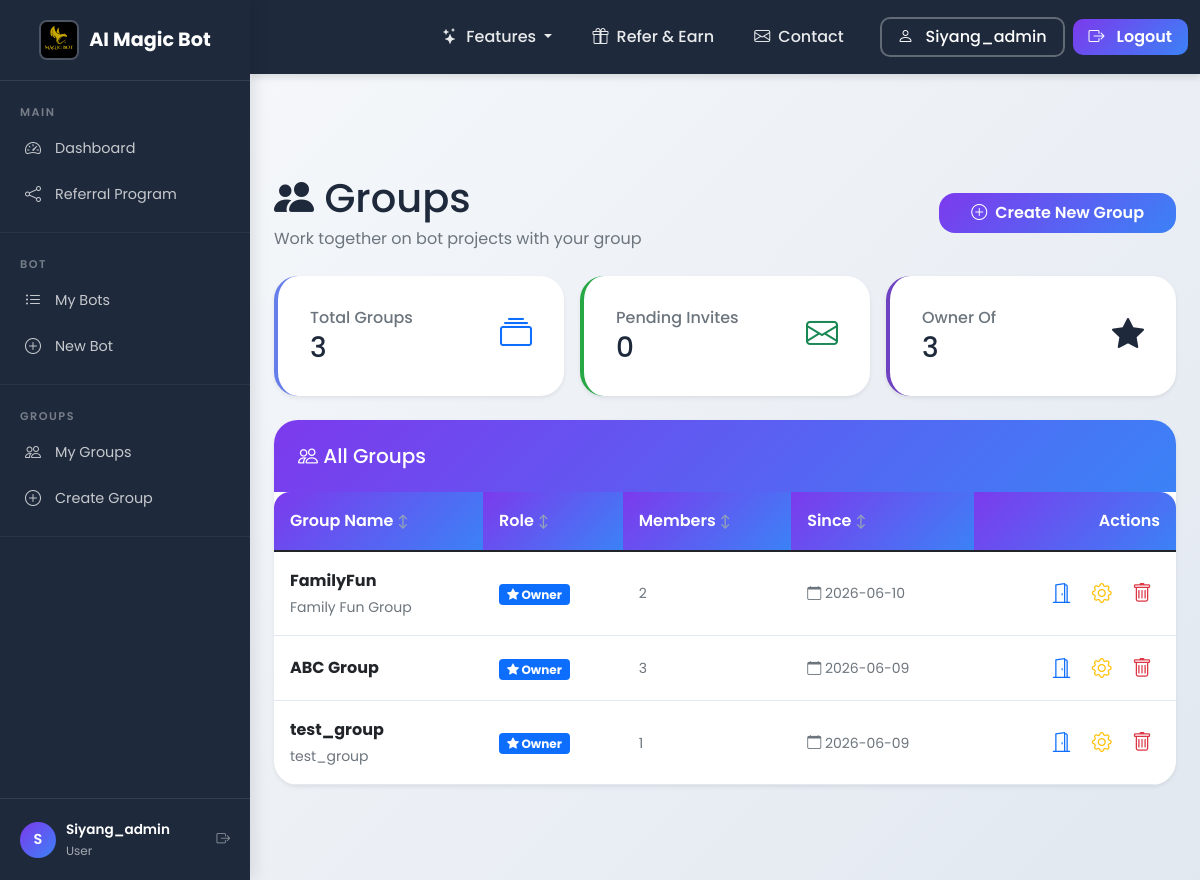
The app's page /groups (signed in) with its own data.
### tables this page shows
CREATE TABLE group_members (
            id INTEGER PRIMARY KEY AUTOINCREMENT,
            group_id INTEGER NOT NULL REFERENCES groups(id) ON DELETE CASCADE,
            user_id INTEGER NOT NULL REFERENCES users(id) ON DELETE CASCADE,
            role TEXT NOT NULL DEFAULT 'member',
            joined_at TIMESTAMP DEFAULT CURRENT_TIMESTAMP,
            invited_by INTEGER REFERENCES users(id) ON DELETE SET NULL,
            status TEXT DEFAULT 'active',
            permissions TEXT DEFAULT '{}',
            UNIQUE(group_id, user_id)
        );

CREATE TABLE groups (
            id INTEGER PRIMARY KEY AUTOINCREMENT,
            name TEXT NOT NULL,
            description TEXT,
            created_by INTEGER NOT NULL REFERENCES users(id) ON DELETE CASCADE,
            created_at TIMESTAMP DEFAULT CURRENT_TIMESTAMP,
            updated_at TIMESTAMP DEFAULT CURRENT_TIMESTAMP,
            is_active BOOLEAN DEFAULT TRUE,
            settings TEXT DEFAULT '{}'
        , group_chat_id TEXT DEFAULT NULL);

### group_collaboration_ui.py (the view)
    @app.route("/groups")
    @login_required
    def groups():
        user_id = session["user_id"]
        conn = get_db_connection()
        user_groups = get_user_groups(user_id)
        invitations = conn.execute("""
            SELECT ti.*, t.name as group_name, u.username as inviter_name
            FROM group_invitations ti
            JOIN groups t ON ti.group_id = t.id
            JOIN users u ON ti.invited_by = u.id
            WHERE ti.email = (
                SELECT email FROM users WHERE id = ?
            ) AND ti.status = 'pending' AND ti.expires_at > CURRENT_TIMESTAMP
        """, (user_id,)).fetchall()
        conn.close()
        return render_template("groups.html",
                             groups=user_groups,
                             invitations=invitations,
                             active_page='groups',
                             username=session.get("username"))

### app_complete_with_groups.py (called while the page is built)
@app.context_processor
def inject_random_background():
    import random
    background_images = [
        '/static/AI_IMG1.jpeg',
        '/static/AI_IMG_2.jpeg',
        '/static/AI_IMG_3.jpeg',
        '/static/AI_IMG_4.jpeg'
    ]
    random_bg = random.choice(background_images)
    return {
        'random_background': random_bg,
        'all_backgrounds': background_images,
        'is_admin': session.get('role') == 'admin'
    }

    def __call__(self, environ, start_response):
        environ['wsgi.url_scheme'] = 'https'
        return super().__call__(environ, start_response)

### db.py (called while the page is built)
def _sqlite_conn():
    import sqlite3
    db_path = Path(__file__).parent / "users.db"
    conn = sqlite3.connect(str(db_path), timeout=10)
    conn.row_factory = sqlite3.Row
    conn.execute("PRAGMA journal_mode=WAL")
    conn.execute("PRAGMA busy_timeout = 5000")
    conn.execute("PRAGMA synchronous = NORMAL")
    conn.execute("PRAGMA foreign_keys = ON")
    return conn

def get_conn():
    if USE_PG:
        return _pg_conn()
    return _sqlite_conn()

### group_collaboration_ui.py (called while the page is built)
def get_db_connection():
    return get_conn()

def get_user_groups(user_id):
    conn = get_db_connection()
    groups = conn.execute("""
        SELECT t.*, tm.role, tm.joined_at,
               (SELECT COUNT(*) FROM group_members WHERE group_id = t.id AND status = 'active') as member_count
        FROM groups t
        JOIN group_members tm ON t.id = tm.group_id
        WHERE tm.user_id = ? AND tm.status = 'active' AND t.is_active = TRUE
        ORDER BY t.created_at DESC
    """, (user_id,)).fetchall()
    conn.close()
    return groups

def login_required(f):
    @wraps(f)
    def decorated_function(*args, **kwargs):
        if "user_id" not in session:
            flash("Please log in to access this page.", "error")
            return redirect(url_for("signin_local"))
        return f(*args, **kwargs)
    return decorated_function

### templates/groups.html (shortened to what this page needs)
<!DOCTYPE html>
<html lang="en">
<head>
    <link href="https://cdn.jsdelivr.net/npm/bootstrap@5.1.3/dist/css/bootstrap.min.css" rel="stylesheet">
    <link rel="stylesheet" href="{{ url_for('static', filename='css/shared.css') }}">
    <link rel="stylesheet" href="https://cdn.jsdelivr.net/npm/bootstrap-icons@1.8.1/font/bootstrap-icons.css">
</head>
<body class="sidebar-layout">
    {% with active_page='groups' %}
    {% include '_sidebar.html' %}
<div class="sidebar-content">
    {% endwith %}
    <div class="container-fluid px-4 mt-4">
        <div class="d-flex justify-content-between align-items-center mb-4">
            <div>
                <h1 class="mb-1"><i class="bi bi-people-fill"></i> Groups</h1>
                <p class="text-muted mb-0">Work together on bot projects with your group</p>
            </div>
            <div>
                <a href="/groups/create" class="btn btn-primary">
                    <i class="bi bi-plus-circle"></i> Create New Group
                </a>
            </div>
        </div>
        <div class="row mb-4 g-3">
            <div class="col-md-4">
                <div class="card stats-card h-100 shadow-sm">
                    <div class="card-body">
                        <div class="d-flex justify-content-between">
                            <div>
                                <h6 class="text-muted mb-1">Total Groups</h6>
                                <h3 class="mb-0">{{ groups|length }}</h3>
                            </div>
                            <div class="text-primary"><i class="bi bi-collection fs-2"></i></div>
                        </div>
                    </div>
                </div>
            </div>
            <div class="col-md-4">
                <div class="card stats-card h-100 shadow-sm" style="border-left-color: #28a745;">
                    <div class="card-body">
                        <div class="d-flex justify-content-between">
                            <div>
                                <h6 class="text-muted mb-1">Pending Invites</h6>
                                <h3 class="mb-0">{{ invitations|length }}</h3>
                            </div>
                            <div class="text-success"><i class="bi bi-envelope fs-2"></i></div>
                        </div>
                    </div>
                </div>
            </div>
            <div class="col-md-4">
                <div class="card stats-card h-100 shadow-sm" style="border-left-color: #6f42c1;">
                    <div class="card-body">
                        <div class="d-flex justify-content-between">
                            <div>
                                <h6 class="text-muted mb-1">Owner Of</h6>
                                <h3 class="mb-0">{{ groups|selectattr('role','equalto','owner')|list|length }}</h3>
                            </div>
                            <div class="text-purple"><i class="bi bi-star-fill fs-2"></i></div>
                        </div>
                    </div>
                </div>
            </div>
        </div>
        <div class="card shadow-sm">
            <div class="card-header bg-white">
                <h5 class="mb-0"><i class="bi bi-people"></i> All Groups</h5>
            </div>
            <div class="card-body p-0">
                {% if groups %}
                <div class="table-responsive">
                    <table class="table table-hover mb-0 group-table">
                        <thead>
                            <tr>
                                <th>Group Name</th>
                                <th>Role</th>
                                <th>Members</th>
                                <th>Since</th>
                                <th class="text-end">Actions</th>
                            </tr>
                        </thead>
                        <tbody>
                            {% for group in groups %}
                            <tr>
                                <td data-label="Group Name">
                                    <strong>{{ group.name }}</strong>
                                    {% if group.description %}
                                    <br><small class="text-muted">{{ group.description[:80] }}{% if group.description|length > 80 %}…{% endif %}</small>
                                    {% endif %}
                                </td>
                                <td data-label="Role">
                                    {% if group.role == 'owner' %}
                                    <span class="badge bg-primary"><i class="bi bi-star-fill"></i> Owner</span>
                                    {% elif group.role == 'admin' %}
                                    <span class="badge bg-warning text-dark">Admin</span>
                                    {% else %}
                                    <span class="badge bg-secondary">Member</span>
                                    {% endif %}
                                </td>
                                <td class="small text-muted" data-label="Members">{{ group.member_count or '—' }}</td>
                                <td class="small text-muted" data-label="Since"><i class="bi bi-calendar"></i> {{ (group.joined_at or group.created_at)[:10] }}</td>
                                <td class="text-end" style="white-space: nowrap;" data-label="Actions">
                                    <a href="/groups/{{ group.id }}" class="action-link enter" title="Enter">
                                        <i class="bi bi-door-open fs-5"></i>
                                    </a>
                                    {% if is_admin or group.role in ['owner', 'admin'] %}
                                    <a href="/groups/{{ group.id }}/settings" class="action-link edit" title="Settings">
                                        <i class="bi bi-gear fs-5"></i>
                                    </a>
                                    {% if is_admin or group.role == 'owner' %}
                                    <a href="javascript:void(0)" class="action-link delete" title="Delete"
                                       onclick="if(confirm('Delete group «{{ group.name }}»? This cannot be undone.')){document.getElementById('del-form-{{ group.id }}').submit()}">
                                        <i class="bi bi-trash fs-5"></i>
                                    </a>
                                    {% endif %}
                                    {% endif %}
                                </td>
                            </tr>
                            {% endfor %}
                        </tbody>
                    </table>
                </div>
                {% endif %}
            </div>
        </div>
    </div>
</div>
</body>
</html>

### static/css/shared.css (style rules this page uses)
:root { --primary-color: #7c3aed; --secondary-color: #3b82f6; --accent-color: #f59e0b; --success-color: #10b981; --danger-color: #ef4444; --warning-color: #f59e0b; --info-color: #3b82f6; --dark-color: #1e293b; --light-color: #f8fafc; --gray-100: #f1f5f9; --gray-200: #e2e8f0; --gray-300: #cbd5e1; --gray-400: #94a3b8; --gray-500: #64748b; --gray-600: #475569; --gray-700: #334155; --gray-800: #1e293b; --gray-900: #0f172a; --body-bg: linear-gradient(135deg, #f8fafc 0%, #e2e8f0 100%); --card-bg: white; --text-color: var(--dark-color); --text-light: var(--gray-600); --text-muted: var(--gray-500); --border-color: var(--gray-300); --spacing-xs: 0.25rem; --spacing-sm: 0.5rem; --spacing-md: 1rem; --spacing-lg: 1.5rem; --spacing-xl: 2rem; --spacing-2xl: 3rem; --spacing-3xl: 4rem; --radius-sm: 0.25rem; --radius-md: 0.5rem; --radius-lg: 1rem; --radius-xl: 1.5rem; --radius-2xl: 2rem; --shadow-sm: 0 1px 3px rgba(0, 0, 0, 0.12); --shadow-md: 0 4px 6px rgba(0, 0, 0, 0.1); --shadow-lg: 0 10px 25px rgba(0, 0, 0, 0.15); --shadow-xl: 0 20px 40px rgba(0, 0, 0, 0.2); --shadow-2xl: 0 25px 50px rgba(0, 0, 0, 0.25); --transition-fast: 0.15s ease; --transition-normal: 0.3s ease; --transition-slow: 0.5s ease; --transition-bounce: cubic-bezier(0.175, 0.885, 0.32, 1.275); }
* { font-family: 'Poppins', -apple-system, BlinkMacSystemFont, 'Segoe UI', Roboto, 'Helvetica Neue', Arial, sans-serif; box-sizing: border-box; }
body { background: var(--body-bg); color: var(--text-color); line-height: 1.6; min-height: 100vh; overflow-x: hidden; }
a { color: var(--primary-color); text-decoration: none; transition: color var(--transition-fast); }
.btn { border-radius: var(--radius-lg); font-weight: 600; padding: var(--spacing-sm) var(--spacing-xl); transition: all var(--transition-normal); border: none; display: inline-flex; align-items: center; justify-content: center; gap: var(--spacing-sm); }
.btn-primary { background: linear-gradient(135deg, var(--primary-color), var(--secondary-color)); border: none; color: white; }
.card { border: none; border-radius: var(--radius-xl); box-shadow: var(--shadow-md); transition: all var(--transition-normal); background: var(--card-bg); overflow: hidden; }
.card-header { background: linear-gradient(135deg, var(--primary-color), var(--secondary-color)); color: white; border: none; padding: var(--spacing-lg); font-weight: 600; }
.card-body { padding: var(--spacing-xl); }
.table { border-radius: var(--radius-lg); overflow: hidden; box-shadow: var(--shadow-sm); }
.table thead th { background: linear-gradient(135deg, var(--primary-color), var(--secondary-color)); color: white; border: none; padding: var(--spacing-md); font-weight: 600; }
.table tbody tr { transition: background-color var(--transition-fast); }
.table td { padding: var(--spacing-md); vertical-align: middle; border-color: var(--gray-200); }
body.sidebar-layout { padding-left: 250px; transition: padding-left var(--transition-normal); min-height: 100vh; }
.sidebar-content { padding-top: 20px; }
.sidebar-content { margin-left: 0; padding-top: 70px; min-height: 100vh; }

### templates/groups.html (style rules this page uses)
.group-table th { font-weight: 600; border-top: none; background: #f8f9fa; }
.group-table td { vertical-align: middle; }
.action-link { text-decoration: none; padding: 4px 8px; border-radius: 6px; transition: background 0.15s; }
.action-link.enter { color: #0d6efd; }
.action-link.edit { color: #ffc107; }
.action-link.delete { color: #dc3545; }
.stats-card { border-left: 4px solid #667eea; transition: transform 0.2s; }

### records on screen
group_members: name "FamilyFun", description "Family Fun Group", role "owner" (drawn), member_count "2", joined_at "2026-06-10"
group_members: name "ABC Group", role "owner" (drawn), member_count "3", joined_at "2026-06-09"
group_members: name "test_group", description "test_group", role "owner" (drawn), member_count "1", joined_at "2026-06-09"

### other values on screen
{{ username }} "Siyang_admin"
{{ username[:1].upper() if username else 'U' }} "S"
{{ role|title if role else 'User' }} "User"
{{ groups|length }} "3"
{{ invitations|length }} "0"
{{ groups|selectattr('role','equalto','owner')|list|length }} "3"
